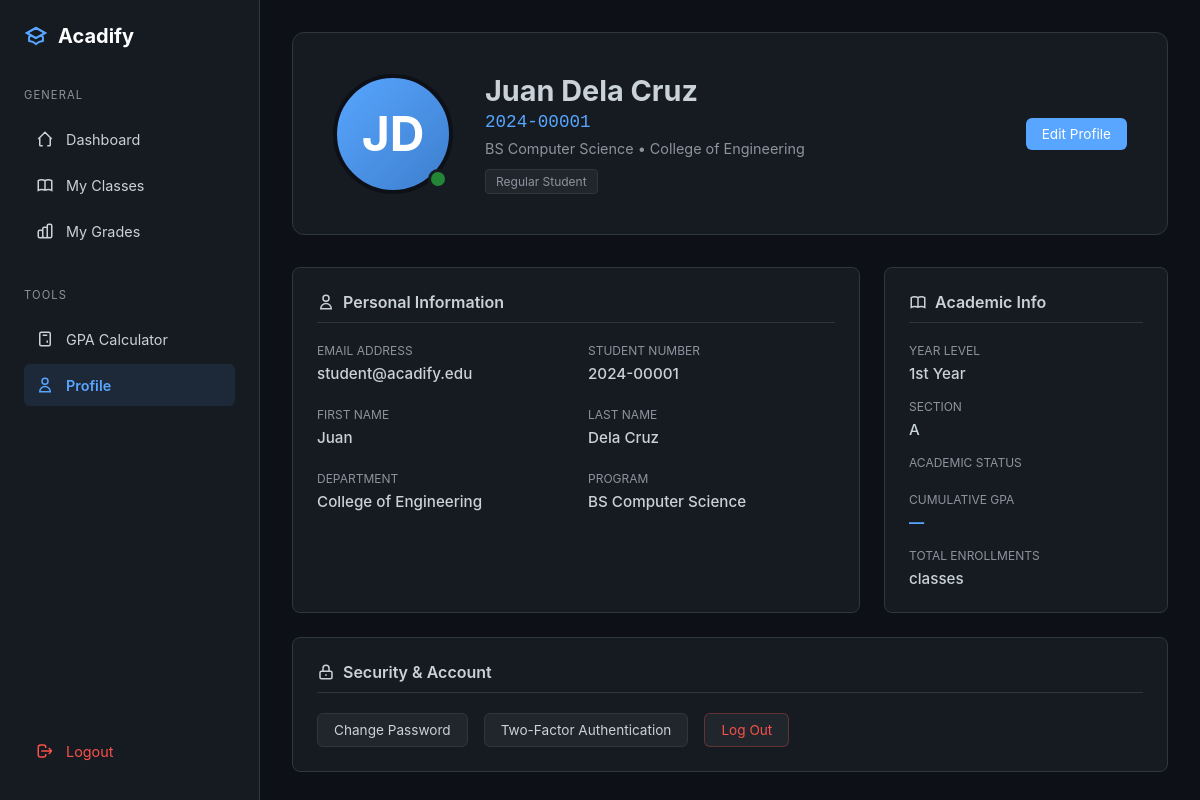
/student/profile (signed in), run on the app's committed database.
### models.py (models this page shows, shortened)
class Student(db.Model):
    __tablename__ = 'student'
    id = db.Column(db.Integer, primary_key=True)
    user_id = db.Column(db.Integer, db.ForeignKey('user.id'), nullable=False, unique=True)
    student_number = db.Column(db.String(50), unique=True, nullable=False, index=True)
    first_name = db.Column(db.String(100), nullable=False)
    last_name = db.Column(db.String(100), nullable=False)
    department = db.Column(db.String(100), nullable=False)  # "College of Engineering"
    program = db.Column(db.String(100), nullable=False)  # "BS Computer Science"
    year_level = db.Column(db.String(20), nullable=False)  # "1st Year", "2nd Year", etc.
    section = db.Column(db.String(20), nullable=True)  # "A", "B", "C" (null for irregular)
    created_at = db.Column(db.DateTime, default=datetime.utcnow)
    enrollments = db.relationship('Enrollment', backref='student', lazy='dynamic', cascade='all, delete-orphan')
    grades = db.relationship('Grade', backref='student', lazy='dynamic', cascade='all, delete-orphan')
    def get_cumulative_gpa(self, calculation_method='weighted'):
        all_grades = self.grades.filter(Grade.final_grade.isnot(None)).all()
        if not all_grades:
            return None

class User(UserMixin, db.Model):
    __tablename__ = 'user'
    id = db.Column(db.Integer, primary_key=True)
    email = db.Column(db.String(120), unique=True, nullable=False, index=True)
    password = db.Column(db.String(255), nullable=False)
    role = db.Column(db.String(20), nullable=False)  # 'admin', 'teacher', 'student'
    created_at = db.Column(db.DateTime, default=datetime.utcnow)
    student_profile = db.relationship('Student', backref='user', uselist=False, cascade='all, delete-orphan')
    teacher_profile = db.relationship('Teacher', backref='user', uselist=False, cascade='all, delete-orphan')

### blueprints/student/routes.py (the view)
@student_bp.route('/profile')
@student_required
def profile():
    student = current_user.student_profile
    current_school_year = Config.CURRENT_SCHOOL_YEAR
    current_semester = Config.CURRENT_SEMESTER
    cumulative_gpa = student.get_cumulative_gpa('weighted')
    if cumulative_gpa:
        if cumulative_gpa <= 1.75:
            academic_standing = "Dean's Lister"
            standing_color = "var(--success-green)"
        elif cumulative_gpa <= 2.5:
            academic_standing = "Good Standing"
            standing_color = "var(--success-green)"
        elif cumulative_gpa <= 3.0:
            academic_standing = "Satisfactory"
            standing_color = "var(--text-main)"
        else:
            academic_standing = "Probation"
            standing_color = "var(--danger-red)"
    else:
        academic_standing = "Good Standing"
        standing_color = "var(--text-main)"
    completed_enrollments = Enrollment.query.filter_by(
        student_id=student.id,
        status='completed'
    ).all()
    total_completed_units = sum(e.class_.units for e in completed_enrollments if e.final_grade and e.final_grade <= 3.0)
    current_enrollments = Enrollment.query.filter_by(
        student_id=student.id,
        status='enrolled'
    ).join(Class).filter(
        Class.school_year == current_school_year,
        Class.semester == current_semester
    ).count()
    student_type = "Regular Student" if student.section else "Irregular Student"
    is_deans_lister = cumulative_gpa and cumulative_gpa <= 1.75
    return render_template(
        'student/profile.html',
        student=student,
        cumulative_gpa=cumulative_gpa,
        academic_standing=academic_standing,
        standing_color=standing_color,
        total_completed_units=total_completed_units,
        current_enrollments=current_enrollments,
        student_type=student_type,
        is_deans_lister=is_deans_lister,
        current_school_year=current_school_year,
        current_semester=current_semester
    )

### templates/student/profile.html (shortened to what this page needs)
<!DOCTYPE html>
<html lang="en">
<head>
</head>
<body>
    <nav class="sidebar">
        <div class="logo">
            <svg class="icon" style="width:24px; height:24px;" viewBox="0 0 24 24"><path stroke-width="2" d="M12 14l9-5-9-5-9 5 9 5z"/><path stroke-width="2" d="M12 14l9-5-9-5-9 5 9 5zm0 0l6.16-3.422a12.083 12.083 0 01.665 6.479A11.952 11.952 0 0012 20.055a11.952 11.952 0 00-6.824-2.998 12.078 12.078 0 01.665-6.479L12 14z"/></svg>
            <span>Acadify</span>
        </div>
        <div class="nav-group">
            <span class="nav-label">General</span>
            <a href="{{ url_for('student.dashboard') }}" class="nav-item">
                <svg class="icon" viewBox="0 0 24 24"><path stroke-width="2" d="M3 12l2-2m0 0l7-7 7 7M5 10v10a1 1 0 001 1h3m10-11l2 2m-2-2v10a1 1 0 01-1 1h-3"/></svg>
                <span>Dashboard</span>
            </a>
            <a href="{{ url_for('student.my_classes') }}" class="nav-item">
                <svg class="icon" viewBox="0 0 24 24"><path stroke-width="2" d="M12 6.253v13m0-13C10.832 5.477 9.246 5 7.5 5S4.168 5.477 3 6.253v13C4.168 18.477 5.754 18 7.5 18s3.332.477 4.5 1.253m0-13C13.168 5.477 14.754 5 16.5 5c1.747 0 3.332.477 4.5 1.253v13C19.832 18.477 18.247 18 16.5 18c-1.746 0-3.332.477-4.5 1.253"/></svg>
                <span>My Classes</span>
            </a>
            <a href="{{ url_for('student.my_grades') }}" class="nav-item">
                <svg class="icon" viewBox="0 0 24 24"><path stroke-width="2" d="M9 19v-6a2 2 0 00-2-2H5a2 2 0 00-2 2v6a2 2 0 002 2h2a2 2 0 002-2zm0 0V9a2 2 0 012-2h2a2 2 0 012 2v10m-6 0a2 2 0 002 2h2a2 2 0 002-2m0 0V5a2 2 0 012-2h2a2 2 0 012 2v14a2 2 0 01-2 2h-2a2 2 0 01-2-2z"/></svg>
                <span>My Grades</span>
            </a>
        </div>
        <div class="nav-group">
            <span class="nav-label">Tools</span>
            <a href="{{ url_for('student.gpa_calculator') }}" class="nav-item">
                <svg class="icon" viewBox="0 0 24 24"><path stroke-width="2" d="M9 7h6m0 10v-3m-3 3h.01M9 17h.01M9 14h.01M12 14h.01M15 11h.01M12 11h.01M9 11h.01M7 21h10a2 2 0 002-2V5a2 2 0 00-2-2H7a2 2 0 00-2 2v14a2 2 0 002 2z"/></svg>
                <span>GPA Calculator</span>
            </a>
            <a href="{{ url_for('student.profile') }}" class="nav-item active">
                <svg class="icon" viewBox="0 0 24 24"><path stroke-width="2" d="M16 7a4 4 0 11-8 0 4 4 0 018 0zM12 14a7 7 0 00-7 7h14a7 7 0 00-7-7z"/></svg>
                <span>Profile</span>
            </a>
        </div>
        <a href="{{ url_for('auth.logout') }}" class="nav-item logout">
            <svg class="icon" viewBox="0 0 24 24"><path stroke-width="2" d="M17 16l4-4m0 0l-4-4m4 4H7m6 4v1a3 3 0 01-3 3H6a3 3 0 01-3-3V7a3 3 0 013-3h4a3 3 0 013 3v1"/></svg>
            <span>Logout</span>
        </a>
    </nav>
    <main class="main-content">
        <section class="profile-header">
            <div class="avatar-container">
                <div class="avatar">{{ student.first_name[0] }}{{ student.last_name[0] }}</div>
                <div class="status-dot"></div>
            </div>
            <div class="profile-info">
                <h1>{{ student.first_name }} {{ student.last_name }}</h1>
                <span class="student-id">{{ student.student_number }}</span>
                <p style="color: var(--text-dim); font-size: 0.9rem;">
                    {{ student.program }} • {{ student.department }}
                </p>
                <div class="profile-tags">
                    <span class="tag">{{ student_type }}</span>
                </div>
            </div>
            <div style="margin-left: auto;">
                <button class="btn btn-primary" onclick="alert('Edit profile functionality coming soon!')">
                    Edit Profile
                </button>
            </div>
        </section>
        <div class="profile-grid">
            <div class="card">
                <h2 class="card-title">
                    <svg class="icon" viewBox="0 0 24 24"><path stroke-width="2" d="M16 7a4 4 0 11-8 0 4 4 0 018 0zM12 14a7 7 0 00-7 7h14a7 7 0 00-7-7z"/></svg>
                    Personal Information
                </h2>
                <div class="info-group">
                    <div class="field">
                        <label>Email Address</label>
                        <p>{{ current_user.email }}</p>
                    </div>
                    <div class="field">
                        <label>Student Number</label>
                        <p>{{ student.student_number }}</p>
                    </div>
                    <div class="field">
                        <label>First Name</label>
                        <p>{{ student.first_name }}</p>
                    </div>
                    <div class="field">
                        <label>Last Name</label>
                        <p>{{ student.last_name }}</p>
                    </div>
                    <div class="field">
                        <label>Department</label>
                        <p>{{ student.department }}</p>
                    </div>
                    <div class="field">
                        <label>Program</label>
                        <p>{{ student.program }}</p>
                    </div>
                </div>
            </div>
            <div class="card">
                <h2 class="card-title">
                    <svg class="icon" viewBox="0 0 24 24"><path stroke-width="2" d="M12 6.253v13m0-13C10.832 5.477 9.246 5 7.5 5S4.168 5.477 3 6.253v13C4.168 18.477 5.754 18 7.5 18s3.332.477 4.5 1.253m0-13C13.168 5.477 14.754 5 16.5 5c1.747 0 3.332.477 4.5 1.253v13C19.832 18.477 18.247 18 16.5 18c-1.746 0-3.332.477-4.5 1.253"/></svg>
                    Academic Info
                </h2>
                <div style="display: flex; flex-direction: column; gap: 1rem;">
                    <div class="field">
                        <label>Year Level</label>
                        <p>{{ student.year_level }}</p>
                    </div>
                    <div class="field">
                        <label>Section</label>
                        <p>{{ student.section if student.section else "Irregular" }}</p>
                    </div>
                    <div class="field">
                        <label>Academic Status</label>
                    </div>
                    <div class="field">
                        <label>Cumulative GPA</label>
                        <p style="color: var(--accent-blue); font-weight: 700;">
                            {{ "%.2f"|format(cumulative_gpa) if cumulative_gpa else "—" }}
                        </p>
                    </div>
                    <div class="field">
                        <label>Total Enrollments</label>
                        <p>{{ total_enrollments }} classes</p>
                    </div>
                </div>
            </div>
            <div class="card" style="grid-column: span 2;">
                <h2 class="card-title">
                    <svg class="icon" viewBox="0 0 24 24"><path stroke-width="2" d="M12 15v2m-6 4h12a2 2 0 002-2v-6a2 2 0 00-2-2H6a2 2 0 00-2 2v6a2 2 0 002 2zm10-10V7a4 4 0 00-8 0v4h8z"/></svg>
                    Security & Account
                </h2>
                <div style="display: flex; gap: 1rem; flex-wrap: wrap;">
                    <button class="btn" onclick="alert('Change password functionality coming soon!')">
                        Change Password
                    </button>
                    <button class="btn" onclick="alert('Two-factor authentication coming soon!')">
                        Two-Factor Authentication
                    </button>
                    <a href="{{ url_for('auth.logout') }}" class="btn btn-danger">
                        Log Out
                    </a>
                </div>
            </div>
        </div>
    </main>
</body>
</html>

### data on the page
Student: first_name "J", last_name "D", first_name "Juan", last_name "Dela Cruz", student_number "2024-00001", program "BS Computer Science", department "College of Engineering", year_level "1st Year", section "A"
User: email "student@acadify.edu"

### other printed values
{{ student_type }} "Regular Student"
{{ "%.2f"|format(cumulative_gpa) if cumulative_gpa else "—" }} "—"
